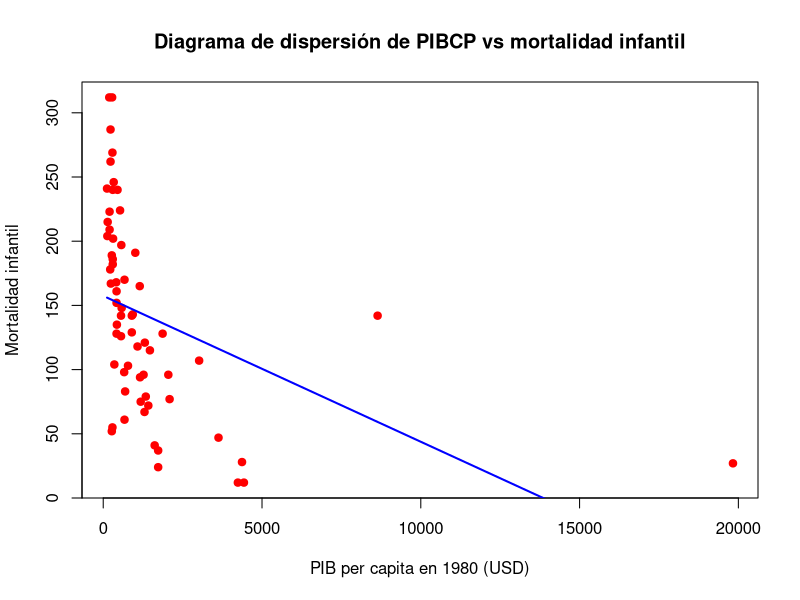

Generate this figure with R:
## ---- chunk 1
knitr::opts_chunk$set(echo = TRUE)
## ---- chunk 2
library(dplyr)

## ---- chunk 3
tabla<- read.csv("Practica3.csv")
head(tabla)
## ---- chunk 4
tabla0<-select(tabla, MI, PIBPC)
tabla1<- rename(tabla0, Y=MI, X1=PIBPC)
head(tabla1)


modelo <- lm(Y ~ X1, data = tabla1)
resumen <- summary(modelo)
resumen
## ---- chunk 5
B1<- 157.42
B2<- -0.011364
## ---- chunk 6
n <- length(tabla1$Y)
gl<- n-2
significancia<- .1
eeB1<- 9.845583
eeB2<- 0.003233

Area <- 1-(significancia/2)
Vqt <- qt(Area,gl)

# Para B1
Intervalo_confianza_B1n <- B1-eeB1*Vqt
Intervalo_confianza_B1n
Intervalo_confianza_B1p <- B1+eeB1*Vqt
Intervalo_confianza_B1p

# Para B2

Intervalo_confianza_B2n <- B2-eeB2*Vqt
Intervalo_confianza_B2n
Intervalo_confianza_B2p <- B2+eeB2*Vqt
Intervalo_confianza_B2p


## ---- chunk 7
Intervalos_confianza <- confint(modelo, level = .90)
Intervalos_confianza
## ---- chunk 8
# Generar el gráfico de dispersión
plot(tabla1$X1, tabla1$Y,
     xlab = "PIB per capita en 1980 (USD)", 
     ylab = "Mortalidad infantil", 
     main = "Diagrama de dispersión de PIBCP vs mortalidad infantil",
     pch=19, col="red")  


graficar_funcion <- function(B1, B2, X) {
  Y <- B1 + B2 * X
  lines(X, Y, type="l", col="blue", lwd=2)  
}

X <- tabla1$X1
graficar_funcion(B1, B2, X)  # Llamar a la función con B1 y B2 definidos


## ---- chunk 9
R<- 0.1662
## ---- chunk 10
tabla00<-select(tabla, MI, TAM, PIBPC)
tabla2<- rename(tabla00, Y=MI, X1=PIBPC, X2=TAM)
head(tabla2)
## ---- chunk 11
modelo2 <- lm(Y ~ X1 + X2, data = tabla2)
summary(modelo2)
## ---- chunk 12
B1.<-263.641586
B2.<--0.005647
B3.<--2.231586
## ---- chunk 13
tasa_cambio_MI<--1
tasa_cambio_TAM<-tasa_cambio_MI/B3.
tasa_cambio_TAM

## ---- chunk 14
PIB_eJem<-680
TAM_ejem<-54
MI_ejem<-B1.+B2.*PIB_eJem+B3.*TAM_ejem
## ---- chunk 15
#pais A
PIB_A<-3870
TAM_A<-84
MI_A<-B1.+B2.*PIB_A+B3.*TAM_A
# pais B
PIB_B<-1100
TAM_B<-65
MI_B<-B1.+B2.*PIB_B+B3.*TAM_B

DIF_MI<-MI_B-MI_A

## ---- chunk 16
ee2_B1<-11.593179
ee2_B2<-0.002003
ee2_B3<-0.209947
## ---- chunk 17
R2_modelo2<-0.7077
R2adj_modelo2<-0.6981

## ---- chunk 18
#calculo de u^2i estimada
u_estimada<- (tabla2$Y-B1.-B2.*tabla2$X1-B3.*tabla2$X2)
u2_estimada<-(u_estimada)^(2)
sum_u2<-sum(u2_estimada)

x1<-(tabla2$X1-mean(tabla2$X1))
x2<-(tabla2$X2-mean(tabla2$X2))

yi<-B2.*x1+B3.*x2+u_estimada
sum_yi2<-sum(yi^(2))

R2<-1-(sum_u2/sum_yi2)
R2
k<-3

R2adj<-1-((sum_u2)*(n-1))/((sum_yi2)*(n-k))
R2adj

## ---- chunk 19
gl3<- n-3
significancia95<- .05

Area. <- 1-(significancia95/2)
Vqt. <- qt(Area.,gl3)

# Para B1
InConB1n <- B1.-ee2_B1*Vqt.
InConB1n 
InConB1p <- B1.+ee2_B1*Vqt.
InConB1p

# Para B2

InConB2n <- B2.-ee2_B2*Vqt.
InConB2n 
InConB2p <- B2.+ee2_B2*Vqt.
InConB2p

# Para B3
InConB3n <- B3.-ee2_B3*Vqt.
InConB3n 
InConB3p <- B3.+ee2_B3*Vqt.
InConB3p



## ---- chunk 20
InCon <- confint(modelo2, level = .95)
InCon
## ---- chunk 21
significancia90<- .1

Area90 <- 1-(significancia90/2)
Vqt90 <- qt(Area90,gl3)

# Para B1
InConB1n <- B1.-ee2_B1*Vqt90
InConB1n 
InConB1p <- B1.+ee2_B1*Vqt90
InConB1p

# Para B2

InConB2n <- B2.-ee2_B2*Vqt90
InConB2n 
InConB2p <- B2.+ee2_B2*Vqt90
InConB2p

# Para B3
InConB3n <- B3.-ee2_B3*Vqt90
InConB3n 
InConB3p <- B3.+ee2_B3*Vqt90
InConB3p

## ---- chunk 22
InCon90 <- confint(modelo2, level = .90)
InCon90
